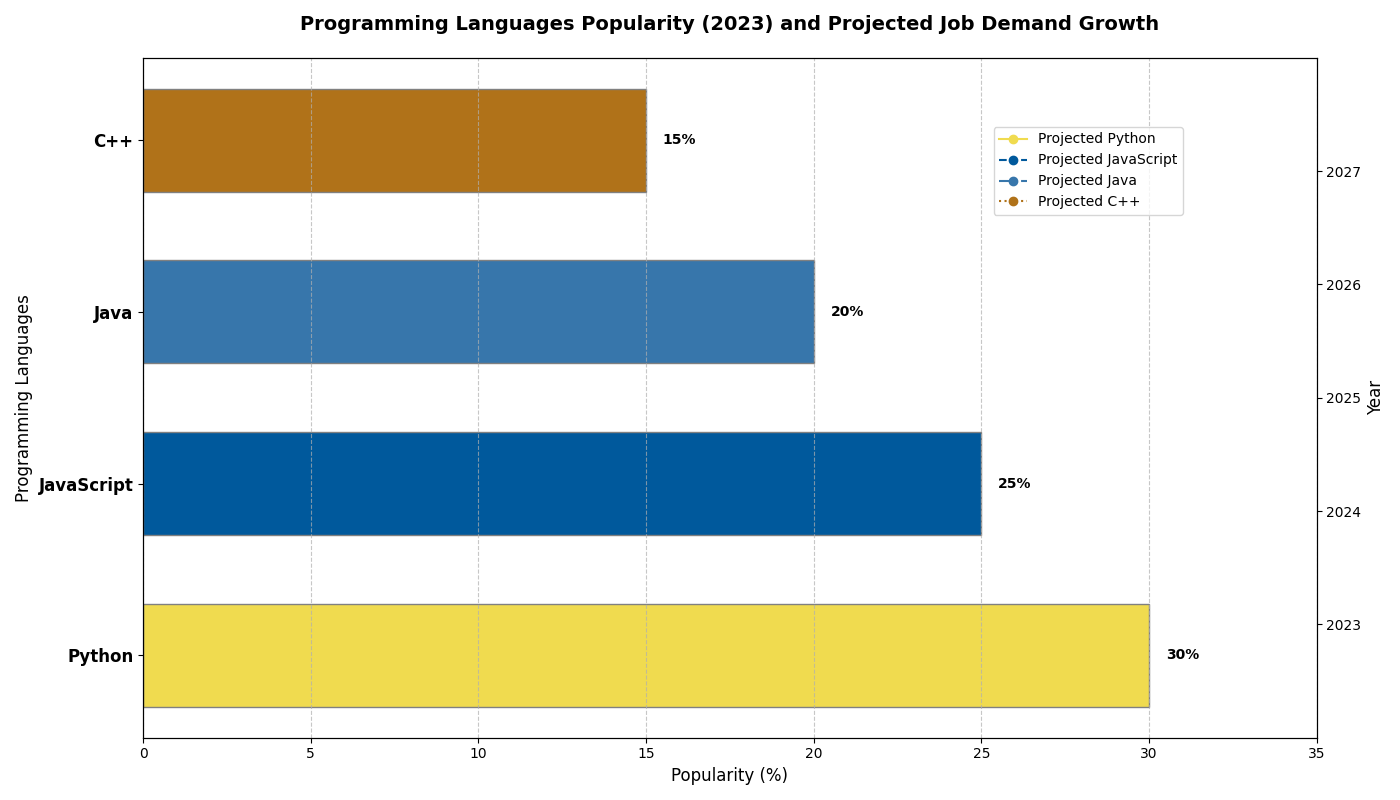

Here is the Python script that generated this plot:
import matplotlib.pyplot as plt
import numpy as np

languages = ['Python', 'JavaScript', 'Java', 'C++']
popularity = [30, 25, 20, 15]

years = np.array([2023, 2024, 2025, 2026, 2027])
projected_jobs_growth = {
    'Python': [150, 155, 160, 165, 170],
    'JavaScript': [130, 135, 140, 145, 150],
    'Java': [120, 122, 124, 126, 128],
    'C++': [100, 102, 104, 106, 108]
}

# Shuffled colors without using random functions
shuffled_colors = ['#F0DB4F', '#00599C', '#3776AB', '#B07219'] 
line_styles = ['-', '--', '-.', ':']

fig, ax1 = plt.subplots(figsize=(14, 8))

bars = ax1.barh(languages, popularity, color=shuffled_colors, edgecolor='grey', height=0.6)

for bar, percentage in zip(bars, popularity):
    ax1.text(bar.get_width() + 0.5, bar.get_y() + bar.get_height() / 2,
            f'{percentage}%', va='center', ha='left', fontsize=10, fontweight='bold', color='black')

ax2 = ax1.twinx()

for idx, (language, growth) in enumerate(projected_jobs_growth.items()):
    ax2.plot(growth, years, label=f'Projected {language}', color=shuffled_colors[idx], linestyle=line_styles[idx], marker='o')

ax1.set_title("Programming Languages Popularity (2023) and Projected Job Demand Growth", fontsize=14, fontweight='bold', pad=20)
ax1.set_xlabel("Popularity (%)", fontsize=12)
ax1.set_ylabel("Programming Languages", fontsize=12)
ax2.set_ylabel("Year", fontsize=12)
ax2.set_yticks(years)

ax1.set_xlim(0, 35)
ax2.set_ylim(2022, 2028)

ax1.xaxis.grid(True, linestyle='--', alpha=0.7)

ax1.set_yticks(np.arange(len(languages)))
ax1.set_yticklabels(languages, fontsize=12, fontweight='bold')

fig.legend(loc='upper right', bbox_to_anchor=(0.85, 0.85), fontsize=10)

plt.tight_layout()
plt.show()
